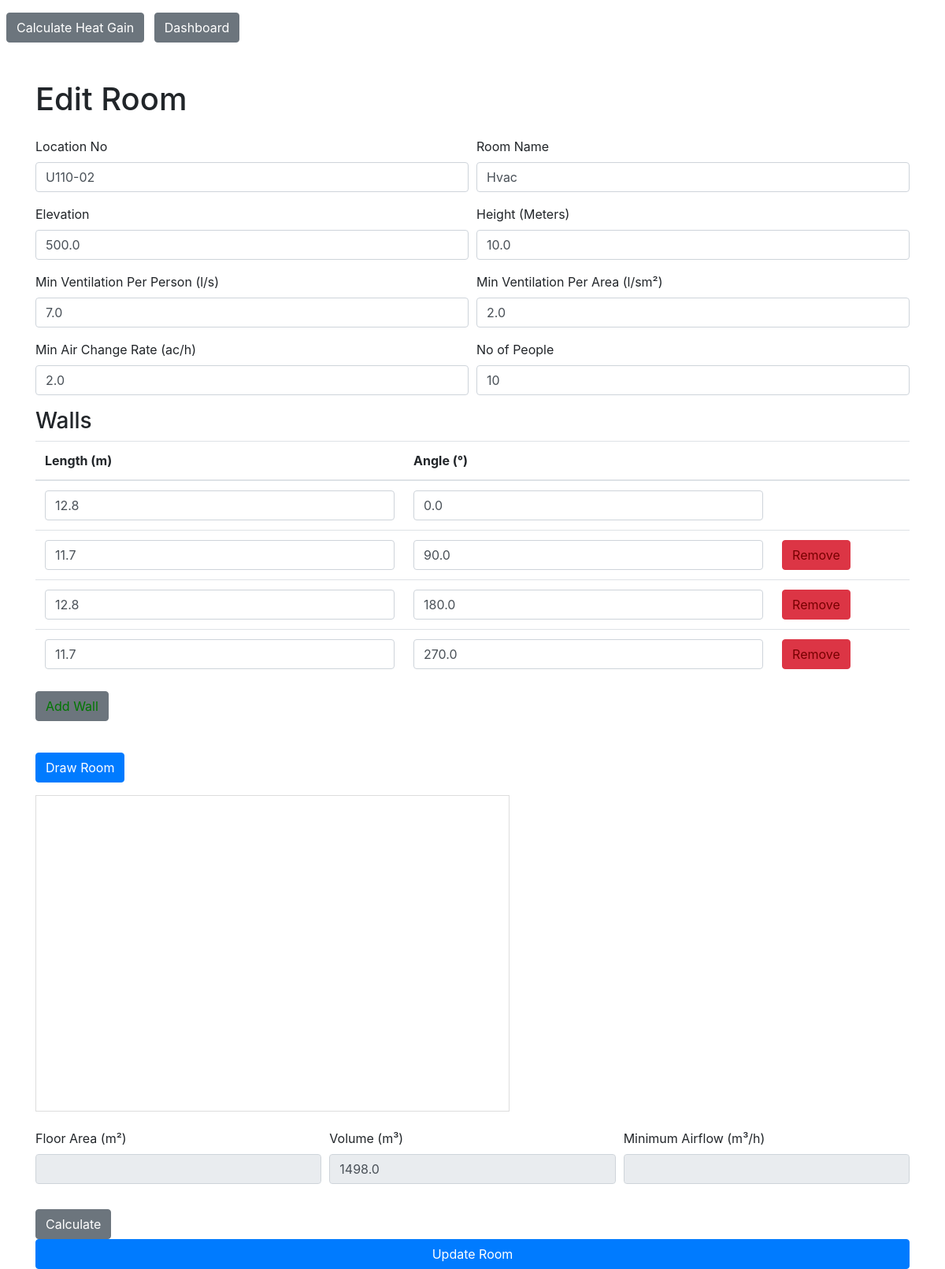
Page /room/5/edit on the earlier database version.
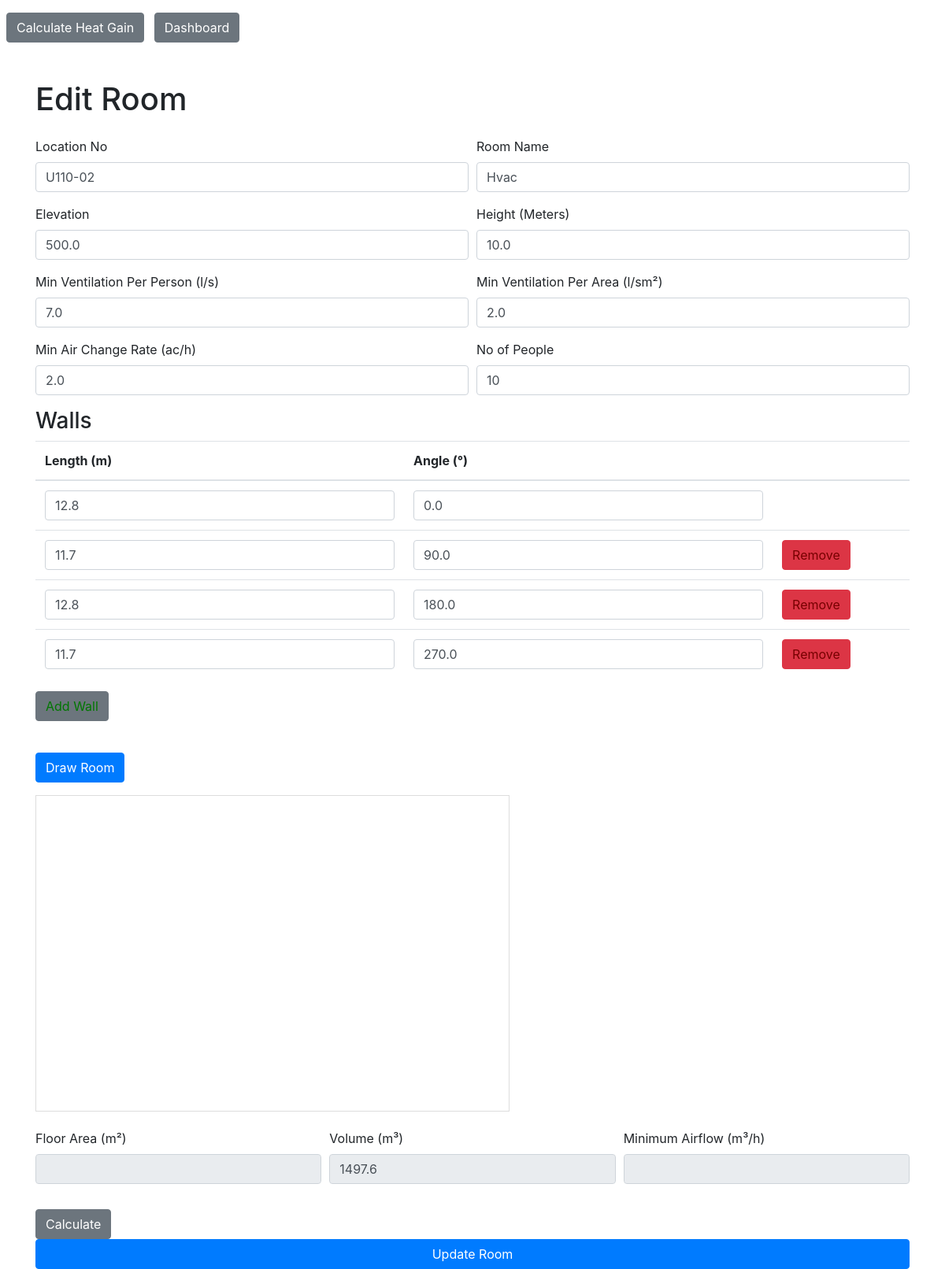
Same page on the later database version.
### models.py (models this page shows)
class Room(Base):
    __tablename__ = 'rooms'
    RoomID = Column(Integer, primary_key=True)
    ProjectID = Column(Integer, ForeignKey('projects.ProjectID'))
    LocationNo = Column(String)
    RoomName = Column(String, nullable=False)
    MinAirChangeRate = Column(Float)
    MinVentilationPerArea = Column(Float)
    MinVentilationPerPerson = Column(Float)
    Elevation = Column(Float)
    Height = Column(Float)
    Remarks = Column(Text)
    Volume = Column(Float)
    FloorArea = Column(Float)
    Occupancy = Column(Integer)
    RequiredAirflow = Column(Float)
    project = relationship("Project", back_populates="rooms")
    surfaces = relationship("Surface", back_populates="room")
    room_supply_systems = relationship("RoomSupplySystem", back_populates="room")
    lights = relationship("Light", back_populates="room")
    personnels = relationship("Personnel", back_populates="room")
    equipments = relationship("Equipment", back_populates="room")
    walls = relationship("WallData", back_populates="room", cascade="all, delete-orphan")

### main.py (the view)
@app.route('/room/<int:room_id>/edit', methods=['GET', 'POST'])
def edit_room(room_id):
    app.logger.info(f"Received request to edit room {room_id}")
    app.logger.debug(f"Request method: {request.method}")
    app.logger.debug(f"Form data: {request.form}")
    session_db = create_session()
    room = session_db.query(Room).filter_by(RoomID=room_id).first()
    project = session_db.query(Project).filter_by(ProjectID=room.ProjectID).first()
    if not room:
        flash('Room not found', 'error')
        return redirect(url_for('dashboard'))
    form = RoomForm(obj=room)
    if request.method == 'GET':
        while len(form.walls) > 0:
            form.walls.pop_entry()
        for wall in room.walls:
            form.walls.append_entry({
                'WallID': wall.WallID,
                'Length': wall.Length,
                'Angle': wall.Angle if wall.Angle is not None else 0
            })
    if form.validate_on_submit():
        try:
            form.populate_obj(room)
            existing_wall_ids = set(wall.WallID for wall in room.walls)
            updated_wall_ids = set()
            wall_data = []
            for wall_form in form.walls:
                wall_id = wall_form.WallID.data
                if wall_id and wall_id in existing_wall_ids:
                    wall = next(wall for wall in room.walls if wall.WallID == wall_id)
                    wall.Length = wall_form.Length.data
                    wall.Angle = wall_form.Angle.data
                    updated_wall_ids.add(wall_id)
                else:
                    new_wall = WallData(
                        RoomID=room.RoomID,
                        Length=wall_form.Length.data,
                        Angle=wall_form.Angle.data
                    )
                    session_db.add(new_wall)
                    room.walls.append(new_wall)
                wall_data.append((wall_form.Length.data, wall_form.Angle.data))
            room.walls = [wall for wall in room.walls if wall.WallID in updated_wall_ids or wall.WallID is None]
            session_db.commit()
            flash('Room and its walls updated successfully!', 'success')
            return redirect(url_for('heat_gain', room_id=room.RoomID))
        except Exception as e:
            session_db.rollback()
            flash(f'An error occurred: {str(e)}', 'error')
    else:
        for field, errors in form.errors.items():
            for error in errors:
                flash(f"Error in {getattr(form, field).label.text}: {error}", 'error')
    return render_template('room_form.html', form=form, room=room)

### forms.py
class RoomForm(FlaskForm):
    LocationNo = StringField('Location No', validators=[InputRequired()])
    RoomName = StringField('Room Name', validators=[InputRequired()])
    Elevation = FloatField('Elevation', validators=[DataRequired()])
    Height = FloatField('Height (Meters)', validators=[DataRequired()])
    MinVentilationPerPerson = FloatField('Min Ventilation Per Person (l/s)', validators=[DataRequired()])
    MinVentilationPerArea = FloatField('Min Ventilation Per Area (l/sm\u00B2)', validators=[DataRequired()])
    MinAirChangeRate = FloatField('Min Air Change Rate (ac/h)', validators=[DataRequired()])
    Volume = FloatField('Volume (m\u00B3)', render_kw={'readonly': True})
    Area = FloatField('Floor Area (m\u00B2)', render_kw={'readonly': True})
    Occupancy = FloatField('No of People', validators=[InputRequired()])
    RequiredAirflow = FloatField('Minimum Airflow (m\u00B3/h)', render_kw={'readonly': True})
    MinimumAirFlow = FloatField('Minimum Airflow (m\u00B3/h)', render_kw={'readonly': True})
    Remarks = StringField('Remarks')
    walls = FieldList(FormField(WallForm))
    submit = SubmitField('Save & Next')

### data_access.py (called while the page is built)
def create_session():
    return Session()

### templates/room_form.html (shortened to what the changed rows need)
<!DOCTYPE html>
<html lang="en">
<head>
    <link rel="stylesheet" href="https://stackpath.bootstrapcdn.com/bootstrap/4.5.2/css/bootstrap.min.css">
</head>
<body>
<div class="container mt-5">
    <h1 class="mb-4">{% if room %}Edit Room{% else %}Create Room{% endif %}</h1>
    <form method="POST" id="roomForm" action="{% if room %}{{ url_for('edit_room', room_id=room.RoomID) }}{% else %}{{ url_for('new_room', project_id=project_id) }}{% endif %}">
        <div class="form-row">
            <div class="form-group col-md-6">
                {{ form.LocationNo.label }}
                {{ form.LocationNo(class="form-control") }}
            </div>
            <div class="form-group col-md-6">
                {{ form.RoomName.label }}
                {{ form.RoomName(class="form-control") }}
            </div>
        </div>
        <div class="form-row">
            <div class="form-group col-md-6">
                {{ form.Elevation.label }}
                {{ form.Elevation(class="form-control") }}
            </div>
            <div class="form-group col-md-6">
                {{ form.Height.label }}
                {{ form.Height(class="form-control", id="Height") }}
            </div>
        </div>
        <div class="form-row">
            <div class="form-group col-md-6">
                {{ form.MinVentilationPerPerson.label }}
                {{ form.MinVentilationPerPerson(class="form-control") }}
            </div>
            <div class="form-group col-md-6">
                {{ form.MinVentilationPerArea.label }}
                {{ form.MinVentilationPerArea(class="form-control") }}
            </div>
        </div>
        <div class="form-row">
            <div class="form-group col-md-6">
                {{ form.MinAirChangeRate.label }}
                {{ form.MinAirChangeRate(class="form-control") }}
            </div>
            <div class="form-group col-md-6">
                {{ form.Occupancy.label }}
                {{ form.Occupancy(class="form-control") }}
            </div>
        </div>
        <div class="table-editable mb-4">
            <table class="table">
                <thead>
                <tr>
                    <th>Length (m)</th>
                    <th>Angle (°)</th>
                    <th></th>
                </tr>
                </thead>
            </table>
        </div>
        <div class="form-row">
            <div class="form-group col-md-4">
                {{ form.Volume.label }}
                {{ form.Volume(class="form-control", readonly=True, id="Volume") }}
            </div>
            <div class="form-group col-md-4">
                {{ form.MinimumAirFlow.label }}
                {{ form.MinimumAirFlow(class="form-control", readonly=True, id="MinimumAirFlow") }}
            </div>
        </div>
    </form>
</div>
</body>
</html>

Differences in the rows shown:
changed Room "Hvac": Volume "1498.0" → "1497.6"
